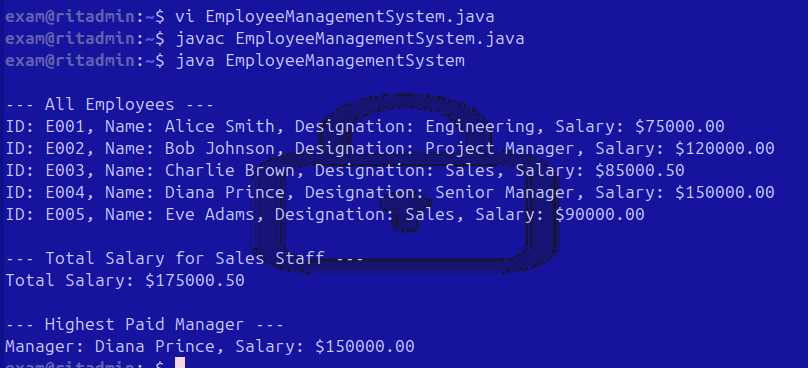
#> input picture assets/attacked_image.jpg, 808 x 368 px
$ python -i steganography_dct.py   (imports and definitions only)
#> lines starting #> are read from the running program, lines starting #| are printed output that depends on the picture; after the words box and inside, x2 and y2 are one past the last pixel; in counts of white or black regions, pixels touching at a corner belong together
import cv2
import numpy as np

class DCTSteganography:
    def __init__(self):
        self.block_size = 8
        self.delimiter = "$$$"
        self.Q = 25  # Standard Quality for Images
        self.threshold = 80

    # [6 lines left out: function to_binary, not called in this run]

    def get_adaptive_map(self, img):
        """Generates the 'Map' of busy blocks (AI Brain)."""
        gray = cv2.cvtColor(img, cv2.COLOR_BGR2GRAY)
        gray_stable = gray & 0xF0
        blurred = cv2.GaussianBlur(gray_stable, (5, 5), 0)
        edges = cv2.Canny(blurred, 50, 150)
        kernel = np.ones((5,5), np.uint8)
        texture_map = cv2.dilate(edges, kernel, iterations=2)
        return texture_map

    # [64 lines left out: function dct_embed, not called in this run]

    def dct_extract(self, stego_path, use_adaptive=True):
        """
        Extracts message.
        - Must match the mode used during embedding!
        """
#> called with stego_path = '../assets/attacked_image.jpg', use_adaptive = True
        img = cv2.imread(stego_path)
#> img is the input picture: shape (368, 808, 3); mean B, G, R 158.8, 30.2, 32.1
        if img is None: raise ValueError("Image not found")

        h, w, _ = img.shape
#> h = 368; w = 808
        h = h - (h % 8)
        w = w - (w % 8)
        img = img[:h, :w]

        if use_adaptive:
            texture_map = self.get_adaptive_map(img)
#> in get_adaptive_map, `gray = cv2.cvtColor(img, cv2.COLOR_BGR2GRAY)`:
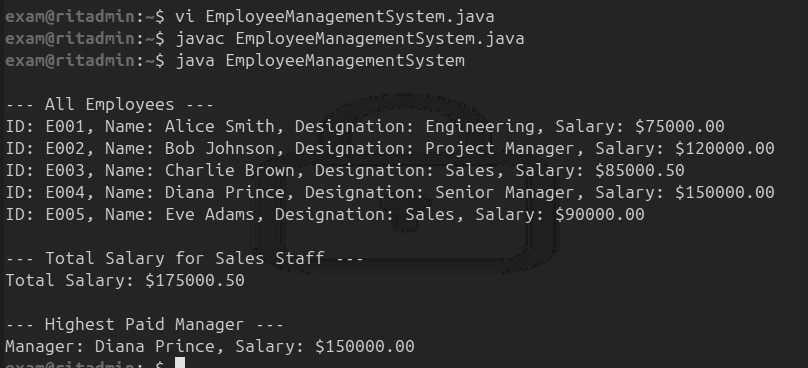
#> gray: shape (368, 808); min 3, max 245, mean 45.5
#> in get_adaptive_map, `blurred = cv2.GaussianBlur(gray_stable, (5, 5), 0)`:
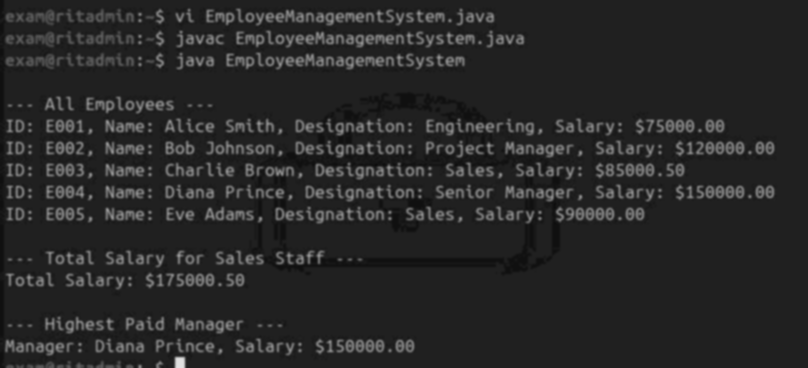
#> blurred: shape (368, 808); min 13, max 224, mean 40.2
#> in get_adaptive_map, `edges = cv2.Canny(blurred, 50, 150)`:
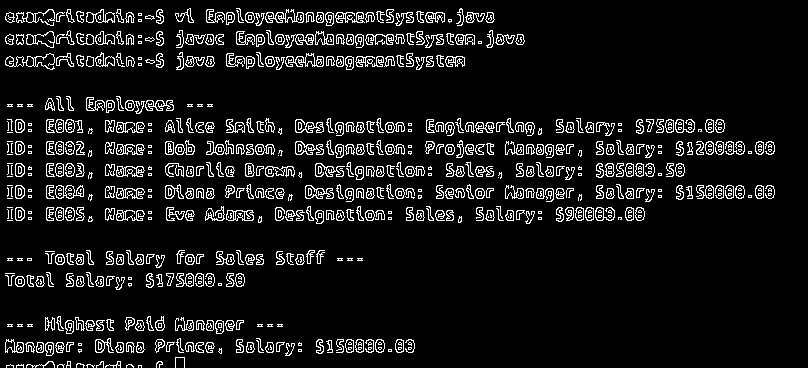
#> edges: shape (368, 808); 8.8% white in thin lines or dots
#> in get_adaptive_map, `texture_map = cv2.dilate(edges, kernel, iterations=2)`:
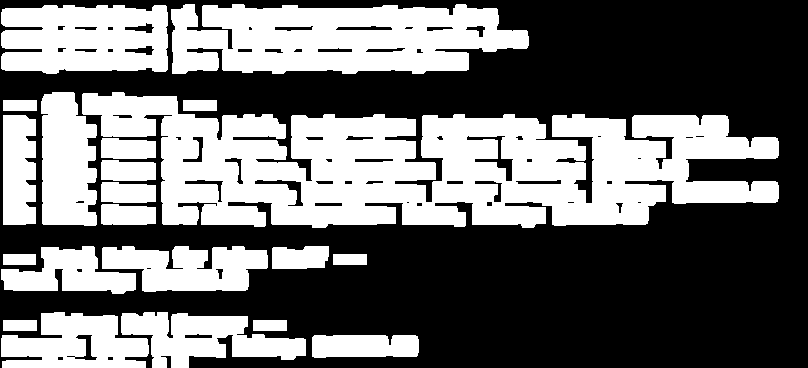
#> texture_map: shape (368, 808); 42.9% white; 21 white regions, largest, box (x1, y1, x2, y2) and area: (82, 92, 779, 228) 57501, (171, 4, 529, 74) 19531, (1, 5, 168, 74) 9940

        (B, _, _) = cv2.split(img)
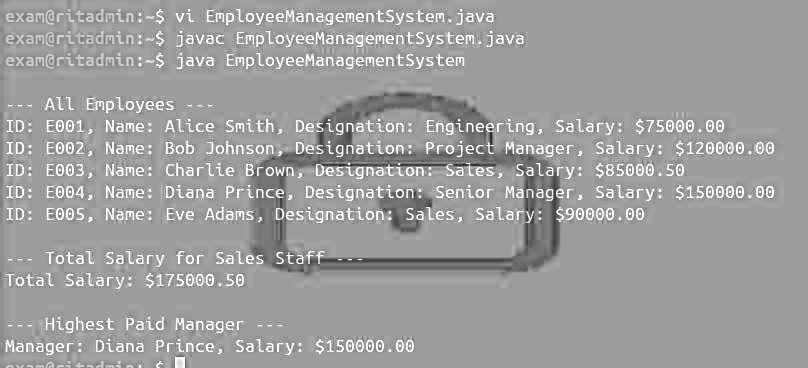
#> B: shape (368, 808); min 25, max 255, mean 158.8
        B_float = np.float32(B)

        extracted_bits = ""

        for r in range(0, h, 8):
            for c in range(0, w, 8):
                # --- AI CHECK ---
                if use_adaptive:
                    map_block = texture_map[r:r+8, c:c+8]
                    if np.mean(map_block) < self.threshold:
                        continue

                block = B_float[r:r+8, c:c+8]
                dct_block = cv2.dct(block)

                coeff = dct_block[4, 4]
                remainder = coeff % self.Q

                if remainder > (self.Q / 4) and remainder < (3 * self.Q / 4):
                    extracted_bits += '1'
                else:
                    extracted_bits += '0'

        message = ""
        for i in range(0, len(extracted_bits), 8):
            byte = extracted_bits[i:i+8]
            if len(byte) < 8: break
            try:
                char = chr(int(byte, 2))
                message += char
            except:
                continue
            if message.endswith(self.delimiter):
                return message[:-len(self.delimiter)]
#> this loop made 280 passes
#> (i, byte) on passes 2 to 4: (8, '00000000'), (16, '00000000'), (24, '00000001')

        return "No hidden message found."

>>> result = DCTSteganography().dct_extract('../assets/attacked_image.jpg')
